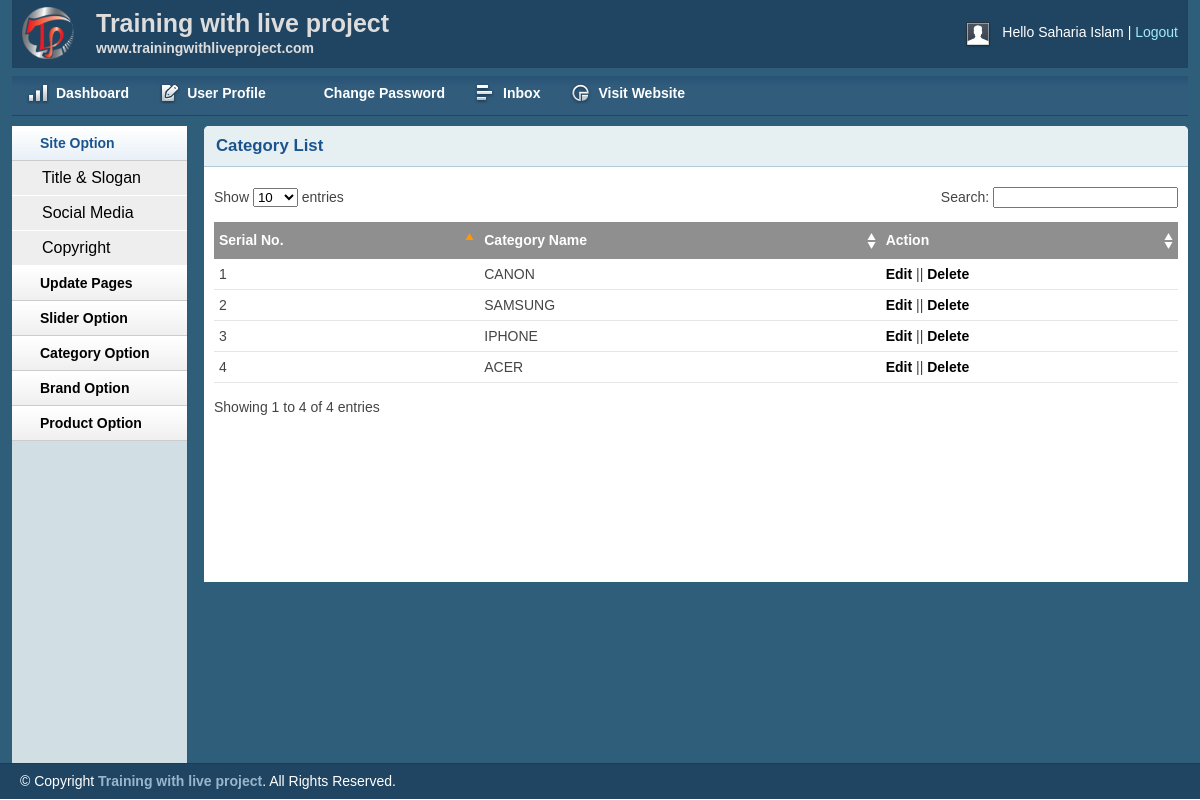
Page /admin/brandlist.php (signed in) on the committed database.
### tables this page shows
CREATE TABLE `tbl_brand` (
  `brandId` int(11) NOT NULL,
  `brandName` varchar(255) NOT NULL
);

### lib/Database.php (called while the page is built, shortened)
<?php
Class Database{
 public $host   = DB_HOST;
 public $user   = DB_USER;
 public $pass   = DB_PASS;
 public $dbname = DB_NAME;
 public $link;
private function connectDB(){
 $this->link = new mysqli($this->host, $this->user, $this->pass,
  $this->dbname);
 }
public function select($query){
  $result = $this->link->query($query) or die($this->link->error.__LINE__);
  if($result->num_rows > 0){
    return $result;
  } else {
    return false;
  }
 }
}

### classes/Brand.php (called while the page is built, shortened)
<?php
	include_once $_SERVER['DOCUMENT_ROOT']."/shop/lib/Database.php";
?>
<?php
class Brand
{
	private $db;
	public function __construct()
	{
		$this->db = new Database;
	}
	public function getAllBrand(){
		$query = "select * from tbl_brand order by brandId desc";
		$result = $this->db->select($query);
		return $result;
	}
}
 ?>

### admin/brandlist.php (the view, shortened to what this page needs)
<?php include 'inc/header.php';?>
<?php include 'inc/sidebar.php';?>
<?php  include $_SERVER['DOCUMENT_ROOT']."/shop/classes/Brand.php";?>
<?php
$brand = new Brand();
?>
        <div class="grid_10">
            <div class="box round first grid">
                <h2>Category List</h2>
                <div class="block">
                    <table class="data display datatable" id="example">
					<thead>
						<tr>
							<th>Serial No.</th>
							<th>Category Name</th>
							<th>Action</th>
						</tr>
					</thead>
					<tbody>
						<?php
						$getbrand = $brand->getAllBrand();
						if ($getbrand) {
							$i = 0;
							while ($result = $getbrand->fetch_assoc()) {
								$i++; ?>
						<tr class="odd gradeX">
							<td><?php echo $i ?></td>
							<td><?php echo $result['brandName'] ?></td>
							<td><a href="brandedit.php?brandid=<?php echo $result['brandId'] ?>">Edit</a> || <a onclick="return confirm('are u sure to delete?')" href="?delbrand=<?php echo $result['brandId'] ?>">Delete</a></td>
						</tr>
						<?php } } ?>
					</tbody>
				</table>
               </div>
            </div>
        </div>
<?php include 'inc/footer.php';?>

### admin/css/text.css (style rules this page uses)
body { font: 13px/1.5 Tahoma, Helvetica, Arial, 'Liberation Sans', FreeSans, sans-serif; }
h2 { font-size: 23px; }
p, dl, hr, h1, h2, h3, h4, h5, h6, ol, ul, pre, table, address, fieldset { margin-bottom: 20px; }

### admin/css/grid.css (style rules this page uses)
.grid_1, .grid_2, .grid_3, .grid_4, .grid_5, .grid_6, .grid_7, .grid_8, .grid_9, .grid_10, .grid_11, .grid_12, .grid_13, .grid_14, .grid_15, .grid_16 { display: inline; float: left; margin-left: 1%; margin-right: 1%; }
.container_12 .grid_10 { width: 81.333%; }

### admin/css/layout.css (style rules this page uses)
body { background: #fff none repeat scroll 0 0; color: #444; font-size: 14px; padding: 0; }
a { color: #000; font-weight:bold; text-decoration: none; }
h1, h2, h3, h4, h5, h6 { line-height:1.2em; margin-bottom:.3em; }
h2 { margin-top:1em; }
.box { background:#fff; margin-bottom:20px; padding:10px 10px 10px 10px; margin-left:-8px; }
.box.grid { padding-bottom:40px; }
.box.round { -moz-border-radius: 5px 5px 0px 0px; -webkit-border-radius: 5px 5px 0px 0px; border-radius: 5px 5px 0px 0px; }
.box h2 { font-size:1.2em; font-weight:bold; color:#1B548D; background:#E6F0F3; margin:-10px -10px 0 -10px; padding:10px 12px; border-bottom:1px solid #B3CBD6; -moz-border-radius: 5px 5px 0px 0px; -webkit-border-radius: 5px 5px 0px 0px; border-radius: 5px 5px 0px 0px; }
.box.first { min-height: 406px; }
.block { padding-top:20px; }
.block { padding-bottom:1px; }
table.display { margin: 0 auto; clear: both; width: 100%; }
.sorting_asc { background: #8f8f8f url(../img/table/sort_asc.png) no-repeat center right; padding:8px 5px; text-align:left; color:#fff; }
.sorting { background:#8f8f8f url(../img/table/sort_both.png) no-repeat center right; padding:8px 5px; text-align:left; color:#fff; }
tr.odd { height: 30px; line-height: 30px; border-bottom:1px solid #e6e6e6; }
tr.even { height: 30px; line-height: 30px; border-bottom:1px solid #e6e6e6; }
tr.odd td, tr.even td { padding-left:5px; }

### rows in the picture
tbl_brand: brandName "CANON"
tbl_brand: brandName "SAMSUNG"
tbl_brand: brandName "IPHONE"
tbl_brand: brandName "ACER"

### other values in the picture
Session::get('adminName') "Saharia Islam"
